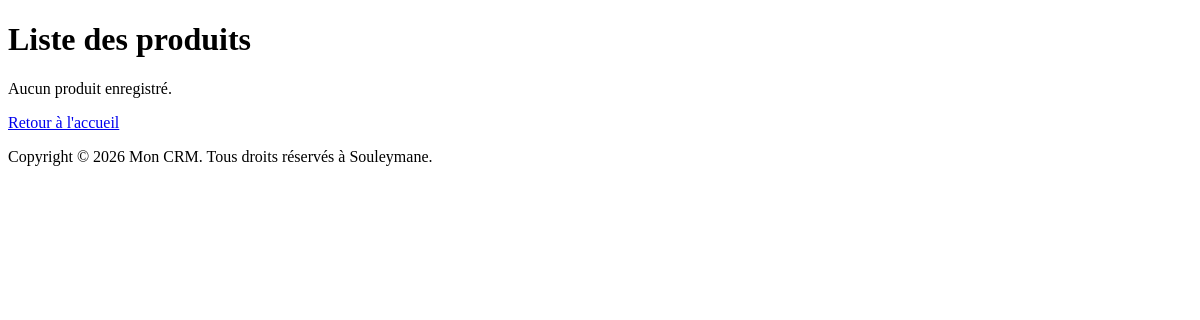
Page /list_produits/ on the earlier database version.
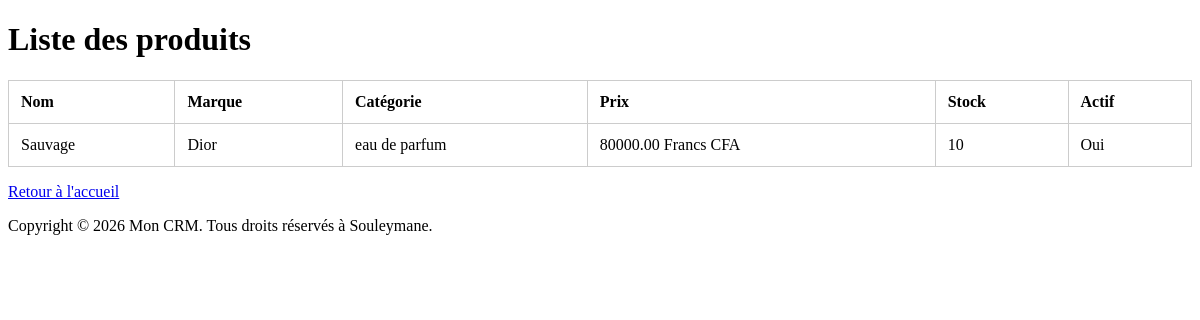
Same page on the later database version.
### LE_CRM/models.py (models this page shows, shortened)
class Produit(models.Model):
    nom = models.CharField(max_length=100, verbose_name="Nom du produit")
    marque = models.CharField(max_length=100, verbose_name="Marque")
    catégorie = models.ForeignKey(Catégorie, on_delete=models.CASCADE)
    prix = models.DecimalField(max_digits=10, decimal_places=2, validators=[MinValueValidator(0)])
    description = models.TextField(blank=True, verbose_name="Description")
    date_ajout = models.DateTimeField(default=timezone.now, verbose_name="Date d'ajout")
    stock = models.PositiveIntegerField(default=0, verbose_name="Stock disponible")
    image = models.ImageField(upload_to='produits/', blank=True, null=True, verbose_name="Image du produit")
    actif = models.BooleanField(default=True, verbose_name="Actif")
    class Meta:
        verbose_name = "Produit"
        verbose_name_plural = "Produits"
        ordering = ['nom']

class Catégorie(models.Model):
    CATEGORIES_PARFUM = [
        'parfum',
        'elixir',
        'eau de cologne',
        'eau de toilette',
        'eau de parfum',
        'extrait',
        'absolu',
        'eau fraiche',
    ]
    nom = models.CharField(max_length=50, unique=True)
    description = models.TextField(blank=True, max_length=200)
    class Meta:
        verbose_name = "Catégorie"
        verbose_name_plural = "Catégories"
        ordering = ['nom']
    def __str__(self):
        return self.nom

### LE_CRM/views.py (the view)
# urls.py: path('list_produits/', liste_produits, name='liste_produits'),
def liste_produits(request):
    produits = Produit.objects.all()
    return render(request, 'list_produits.html', context={'produits': produits})

### CRM/templates/list_produits.html (shortened to what this page needs)
{% extends "base.html" %}
{% block content %}
    <h1>Liste des produits</h1>
    {% if produits %}
        <table>
            <thead>
                <tr>
                    <th>Nom</th>
                    <th>Marque</th>
                    <th>Catégorie</th>
                    <th>Prix</th>
                    <th>Stock</th>
                    <th>Actif</th>
                </tr>
            </thead>
            <tbody>
                {% for produit in produits %}
                    <tr>
                        <td>{{ produit.nom }}</td>
                        <td>{{ produit.marque }}</td>
                        <td>{{ produit.catégorie }}</td>
                        <td>{{ produit.prix }} Francs CFA</td>
                        <td>{{ produit.stock }}</td>
                        <td>{{ produit.actif|yesno:"Oui,Non" }}</td>
                    </tr>
                {% endfor %}
            </tbody>
        </table>
    {% else %}
        <p>Aucun produit enregistré.</p>
    {% endif %}
    <a href="/">Retour à l'accueil</a>
{% endblock %}

Differences in the rows shown:
added Produit: nom "Sauvage", marque "Dior", catégorie "eau de parfum", prix "80000.00", stock "10", actif "Oui"
Other differences:
text no longer shown: "Aucun produit enregistré."
text now shown: "Nom Marque Catégorie Prix Stock Actif"
